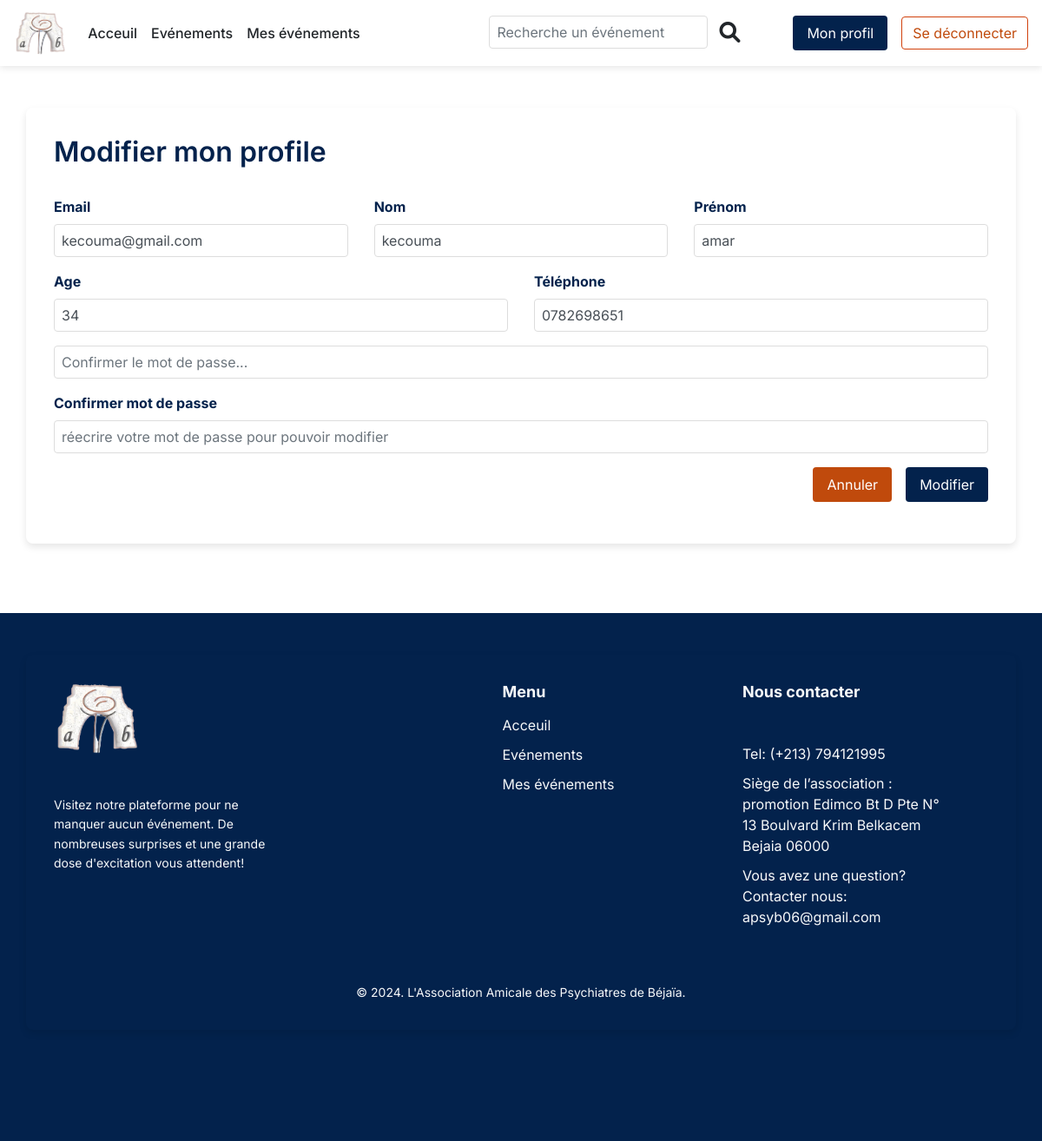
/users/update_profile/ (signed in), run on the app's committed database.
### users/models.py (models this page shows, shortened)
class Utilisateur(AbstractBaseUser, PermissionsMixin):
    ROLE_CHOICES = [
        ('admin', 'Admin'),
        ('beneficiaire', 'Bénéficiaire'),
    ]
    email = models.EmailField(unique=True)
    nom = models.CharField(max_length=255)
    prenom = models.CharField(max_length=255)
    age = models.IntegerField()
    telephone = models.CharField(max_length=20)
    password = models.CharField(max_length=200)
    is_staff = models.BooleanField(default=False)
    is_active = models.BooleanField(default=True)
    objects=UtilisateurManager()
    USERNAME_FIELD = 'email'
    REQUIRED_FIELDS = ['nom', 'prenom', 'age', 'telephone']

### users/views.py (the view)
# urls.py: path('update_profile/' , views.update_user_profile, name="update_user_profile"),
@login_required(login_url="login")
def update_user_profile(request):
    user = request.user
    if request.method == 'POST':
        form = register_form(request.POST, instance=user)
        if form.is_valid():
            form.save()
            return redirect('user_profile')
    else:
        form = register_form(instance=user)
    return render(request, 'users/update_user_profile.html', {'form': form})

### users/forms.py (shortened to what this page needs)
class register_form(forms.ModelForm):
    password = forms.CharField(
        widget=forms.PasswordInput(attrs={'placeholder': 'New Password'}),
        label="Password",
        required=False
    )
    password_confirmation = forms.CharField(
        widget=forms.PasswordInput(attrs={'placeholder': 'Confirm Password'}),
        label="Confirm Password",
        required=False
    )
    class Meta:
        model = Utilisateur
        fields = ['email', 'nom', 'prenom', 'age', 'telephone', 'password']

### users/Templates/users/update_user_profile.html (shortened to what this page needs)
{% extends 'main/base.html' %}
{% load static %}
{% block content %}
<link rel="stylesheet" href="{% static 'styles/form.css' %}?v={{ timestamp }}">
<div class="container mt-5">
    <h1 class="">Modifier mon profile</h1>
    <form action="{% url 'update_user_profile'%}" method="POST">
        <div class="row">
            <div class="col-md-4 mb-3">
                <label for="id_email" class="form-label">Email</label>
                <input type="email" name="email" id="id_email" class="form-control"
                    value="{{ form.email.value|default_if_none:'' }}">
            </div>
            <div class="col-md-4 mb-3">
                <label for="id_nom" class="form-label">Nom</label>
                <input type="text" name="nom" id="id_nom" class="form-control"
                    value="{{ form.nom.value|default_if_none:'' }}">
            </div>
            <div class="col-md-4 mb-3">
                <label for="id_prenom" class="form-label">Prénom</label>
                <input type="text" name="prenom" id="id_prenom" class="form-control"
                    value="{{ form.prenom.value|default_if_none:'' }}">
            </div>
        </div>
        <div class="row">
            <div class="col-md-6 mb-3">
                <label for="id_age" class="form-label">Age</label>
                <input type="number" name="age" id="id_age" class="form-control"
                    value="{{ form.age.value|default_if_none:'' }}">
            </div>
            <div class="col-md-6 mb-3">
                <label for="id_telephone" class="form-label">Téléphone</label>
                <input type="text" name="telephone" id="id_telephone" class="form-control"
                    value="{{ form.telephone.value|default_if_none:'' }}">
            </div>
        </div>
        <div class="input-group mb-3">
            <input type="password" name="password-confirmation" placeholder="Confirmer le mot de passe..."
                class="form-control" value="{{ form.password_confirmation.value|default_if_none:''  }}">
        </div>
        <div class="mb-3">
            <label for="id_password_confirmation" class="form-label">Confirmer mot de passe</label>
            <input placeholder="réecrire votre mot de passe pour pouvoir modifier" type="password"
                name="password_confirmation" id="id_password_confirmation" class="form-control" value="">
        </div>
        <div class="d-flex justify-content-end mb-3">
            <a href="{% url 'user_profile' %}" class="btn btn-primary me-2"
                style="background-color: #C04A0C; color: #fff;">Annuler</a>
            <button type="submit" class="btn btn-primary ml-3" style="background-color: #03224c;">Modifier</button>
        </div>
    </form>
</div>
{% endblock %}

### static/styles/form.css (style rules this page uses)
.container { border-radius: 8px; box-shadow: 0 4px 8px rgba(0, 0, 0, 0.1); padding: 2rem; margin-bottom: 5rem; }
.form-label { font-weight: bold; color: #03224c; }
.form-control { border: 1px solid #ddd; border-radius: 4px; box-sizing: border-box; padding: 0.5rem; width: 100%; }
.btn-primary { border: none; border-radius: 4px; color: #fff; padding: 0.5rem 1rem; text-align: center; text-decoration: none; display: inline-block; font-size: 1rem; cursor: pointer; transition: background-color 0.3s ease; }
a.btn-primary { display: inline-block; text-decoration: none; }
h1 { color: #03224c; font-size: 2rem; font-weight: 600; margin-bottom: 2rem; }

### main/Templates/main/base.html (style rules this page uses)
body { font-family: 'Inter', sans-serif; }

### data on the page
Utilisateur: email "kecouma@gmail.com", nom "kecouma", prenom "amar", telephone "0782698651"
